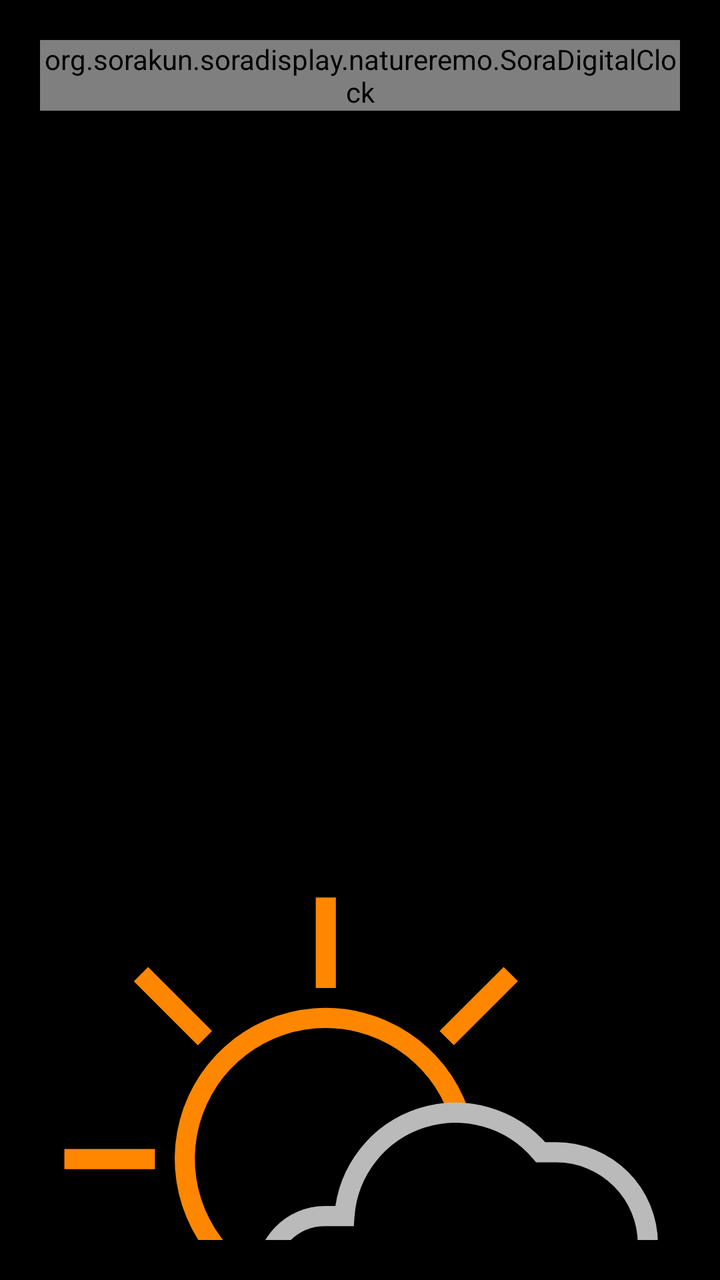
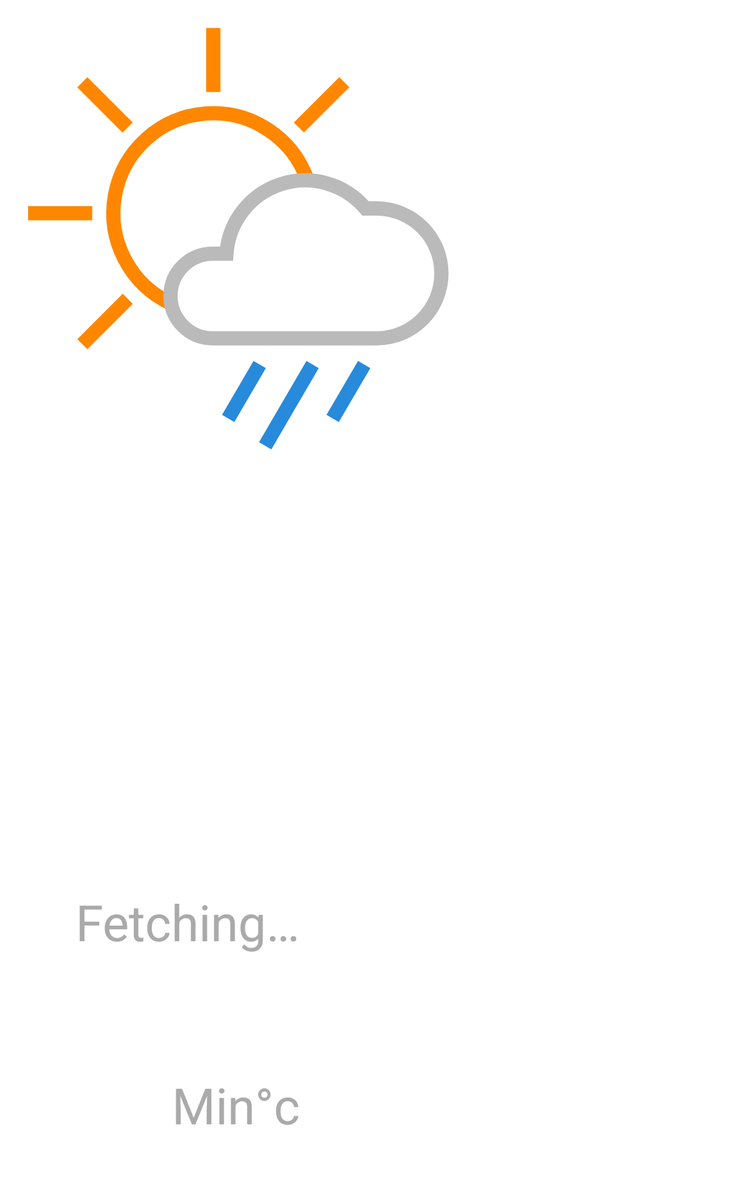

Two renders of one Android screen. The first uses the default layout on a phone; the second uses the alternative layout the repository ships for a different screen configuration, on a matching device. The two XML files are below.
<!-- AndroidManifest.xml: application theme Theme.SoraDisplay -->
<!-- res/layout/fragment_today_weather.xml -->
<?xml version="1.0" encoding="utf-8"?>
<LinearLayout xmlns:android="http://schemas.android.com/apk/res/android"
    xmlns:tools="http://schemas.android.com/tools"
    android:id="@+id/fullscreenContent"
    android:layout_width="match_parent"
    android:layout_height="match_parent"
    android:background="@color/black"
    android:orientation="vertical"
    android:padding="20sp"
    android:theme="@style/ThemeOverlay.SoraDisplay.FullscreenContainer"
    tools:context=".weather.TodayWeatherFragment">

    

    <TableRow
        android:layout_width="match_parent"
        android:layout_height="wrap_content">

        <org.sorakun.soradisplay.natureremo.SoraDigitalClock
            android:id="@+id/soraDigitalClock"
            android:layout_width="wrap_content"
            android:layout_height="wrap_content"
            android:textColor="@color/white"
            android:textSize="40sp" />

        <TextView
            android:id="@+id/dayLocation"
            android:layout_width="wrap_content"
            android:layout_height="wrap_content"
            android:text="@string/weather_label_fetching"
            android:textColor="@color/white"
            android:textSize="40sp" />

    </TableRow>

    <LinearLayout
        android:layout_width="match_parent"
        android:layout_height="wrap_content"
        android:orientation="vertical">

        <ImageView
            android:id="@+id/currentIcon"
            android:layout_width="300sp"
            android:layout_height="300sp"
            android:layout_gravity="center"
            android:adjustViewBounds="true"
            android:contentDescription="@string/weather_icon_description"
            android:minWidth="60dp"
            android:scaleType="fitXY"
            android:src="@drawable/weather14" />

        <TextView
            android:id="@+id/condition"
            android:layout_width="match_parent"
            android:layout_height="wrap_content"
            android:text="22"
            android:textColor="@color/white"
            android:textSize="40sp" />

        <TextView
            android:id="@+id/temperature"
            android:layout_width="match_parent"
            android:layout_height="wrap_content"
            android:text="22"
            android:textColor="@color/white"
            android:textSize="120sp" />

        <TableLayout
            android:layout_width="wrap_content"
            android:layout_height="match_parent"
            android:layout_gravity="end"
            android:orientation="vertical"
            android:padding="20sp">

            <TableRow
                android:layout_width="match_parent"
                android:layout_height="match_parent">

                <TextView
                    android:id="@+id/label1"
                    android:layout_width="match_parent"
                    android:layout_height="wrap_content"
                    android:layout_gravity="fill_vertical|end"
                    android:padding="20sp"
                    android:text="@string/weather_label_fetching"
                    android:textColor="@android:color/darker_gray"
                    android:textSize="11sp" />

                <TextView
                    android:id="@+id/value1"
                    android:layout_width="match_parent"
                    android:layout_height="wrap_content"
                    android:padding="20sp"
                    android:text="TextView"
                    android:textColor="@color/white"
                    android:textSize="20sp" />
            </TableRow>

            <TableRow
                android:layout_width="match_parent"
                android:layout_height="match_parent">

                <TextView
                    android:id="@+id/label2"
                    android:layout_width="match_parent"
                    android:layout_height="wrap_content"
                    android:layout_gravity="fill_vertical|end"
                    android:padding="20sp"
                    android:text="@string/weather_min_temp_label"
                    android:textColor="@android:color/darker_gray"
                    android:textSize="11sp" />

                <TextView
                    android:id="@+id/value2"
                    android:layout_width="match_parent"
                    android:layout_height="wrap_content"
                    android:padding="20sp"
                    android:text="TextView"
                    android:textColor="@color/white"
                    android:textSize="20sp" />
            </TableRow>

            <TableRow
                android:layout_width="match_parent"
                android:layout_height="match_parent">

                <TextView
                    android:id="@+id/label3"
                    android:layout_width="match_parent"
                    android:layout_height="wrap_content"
                    android:layout_gravity="fill_vertical|end"
                    android:padding="20sp"
                    android:text="@string/weather_humidity_label"
                    android:textColor="@android:color/darker_gray"
                    android:textSize="11sp" />

                <TextView
                    android:id="@+id/value3"
                    android:layout_width="match_parent"
                    android:layout_height="wrap_content"
                    android:padding="20sp"
                    android:text="TextView"
                    android:textColor="@color/white"
                    android:textSize="20sp" />
            </TableRow>

        </TableLayout>

    </LinearLayout>

    

</LinearLayout>
<!-- resources referenced by this layout -->
<resources>
  <!-- drawable weather14: vector/xml drawable (drawable, 2687 chars, omitted) -->
  <string name="weather_humidity_label">Humid%</string>
  <string name="weather_icon_description">Weather Icon</string>
  <string name="weather_label_fetching">Fetching…</string>
  <string name="weather_min_temp_label">Min°c</string>
  <style name="ThemeOverlay.SoraDisplay.FullscreenContainer" parent="">
          <item name="fullscreenBackgroundColor">@color/light_blue_600</item>
          <item name="fullscreenTextColor">@color/light_blue_A200</item>
      </style>
  <style name="Theme.SoraDisplay" parent="Theme.MaterialComponents.DayNight.DarkActionBar">
          
          <item name="colorPrimary">@color/purple_500</item>
          <item name="colorPrimaryVariant">@color/purple_700</item>
          <item name="colorOnPrimary">@color/white</item>
          
          <item name="colorSecondary">@color/teal_200</item>
          <item name="colorSecondaryVariant">@color/teal_700</item>
          <item name="colorOnSecondary">@color/black</item>
          
          <item name="android:statusBarColor" tools:targetApi="21">?attr/colorPrimaryVariant</item>
          
          <item name="android:background">@color/black_overlay</item>
      </style>
</resources>
<!-- res/layout-sw600dp/fragment_today_weather.xml (the repository's variant of the layout above) -->
<!-- drawn on a 7-inch tablet held upright -->
<?xml version="1.0" encoding="utf-8"?>
<LinearLayout xmlns:android="http://schemas.android.com/apk/res/android"
    xmlns:tools="http://schemas.android.com/tools"
    android:id="@+id/fullscreenContent"
    android:layout_width="match_parent"
    android:layout_height="match_parent"
    android:orientation="vertical"
    android:padding="20sp"
    android:theme="@style/ThemeOverlay.SoraDisplay.FullscreenContainer"
    tools:context=".weather.TodayWeatherFragment">

    

    <LinearLayout
        android:layout_width="match_parent"
        android:layout_height="wrap_content"
        android:orientation="horizontal">

        <LinearLayout
            android:layout_width="wrap_content"
            android:layout_height="match_parent"
            android:orientation="vertical">

            <ImageView
                android:id="@+id/currentIcon"
                android:layout_width="340sp"
                android:layout_height="340sp"
                android:layout_gravity="center"
                android:adjustViewBounds="true"
                android:contentDescription="@string/weather_icon_description"
                android:minWidth="60dp"
                android:scaleType="fitXY"
                android:src="@drawable/weather14" />

        </LinearLayout>

        <LinearLayout
            android:layout_width="wrap_content"
            android:layout_height="match_parent"
            android:orientation="vertical">

            <TextView
                android:id="@+id/temperature"
                android:layout_width="match_parent"
                android:layout_height="wrap_content"
                android:minEms="2"
                android:text="22"
                android:textColor="@color/white"
                android:textSize="200sp" />

            <TextView
                android:id="@+id/condition"
                android:layout_width="match_parent"
                android:layout_height="wrap_content"
                android:lines="2"
                android:minEms="9"
                android:text="22"
                android:textColor="@color/white"
                android:textSize="60sp" />

        </LinearLayout>

    </LinearLayout>

    <TableLayout
        android:layout_width="wrap_content"
        android:layout_height="match_parent"
        android:layout_gravity="end"
        android:orientation="vertical"
        android:padding="20sp">

        <TableRow
            android:layout_width="match_parent"
            android:layout_height="match_parent">

            <TextView
                android:id="@+id/label1"
                android:layout_width="match_parent"
                android:layout_height="wrap_content"
                android:layout_gravity="fill_vertical|end"
                android:gravity="end"
                android:padding="20sp"
                android:text="@string/weather_label_fetching"
                android:textColor="@android:color/darker_gray"
                android:textSize="40sp" />

            <TextView
                android:id="@+id/value1"
                android:layout_width="match_parent"
                android:layout_height="wrap_content"
                android:padding="20sp"
                android:text="TextView"
                android:textColor="@color/white"
                android:textSize="80sp" />
        </TableRow>

        <TableRow
            android:layout_width="match_parent"
            android:layout_height="match_parent">

            <TextView
                android:id="@+id/label2"
                android:layout_width="match_parent"
                android:layout_height="wrap_content"
                android:layout_gravity="fill_vertical|end"
                android:gravity="end"
                android:padding="20sp"
                android:text="@string/weather_min_temp_label"
                android:textColor="@android:color/darker_gray"
                android:textSize="40sp" />

            <TextView
                android:id="@+id/value2"
                android:layout_width="match_parent"
                android:layout_height="wrap_content"
                android:padding="20sp"
                android:text="TextView"
                android:textColor="@color/white"
                android:textSize="80sp" />
        </TableRow>

        <TableRow
            android:layout_width="match_parent"
            android:layout_height="match_parent">

            <TextView
                android:id="@+id/label3"
                android:layout_width="match_parent"
                android:layout_height="wrap_content"
                android:layout_gravity="fill_vertical|end"
                android:gravity="end"
                android:padding="20sp"
                android:text="@string/weather_humidity_label"
                android:textColor="@android:color/darker_gray"
                android:textSize="40sp" />

            <TextView
                android:id="@+id/value3"
                android:layout_width="match_parent"
                android:layout_height="wrap_content"
                android:padding="20sp"
                android:text="TextView"
                android:textColor="@color/white"
                android:textSize="80sp" />
        </TableRow>

    </TableLayout>

    <TableRow
        android:layout_width="match_parent"
        android:layout_height="wrap_content">

        <TextView
            android:id="@+id/dayLocation"
            android:layout_width="wrap_content"
            android:layout_height="wrap_content"
            android:text="@string/weather_label_fetching"
            android:textColor="@color/white"
            android:textSize="60sp" />

        <org.sorakun.soradisplay.natureremo.SoraDigitalClock
            android:id="@+id/soraDigitalClock"
            android:layout_width="wrap_content"
            android:layout_height="wrap_content"
            android:minEms="6"
            android:textColor="@color/white"
            android:textSize="60sp" />

    </TableRow>

    

</LinearLayout>
